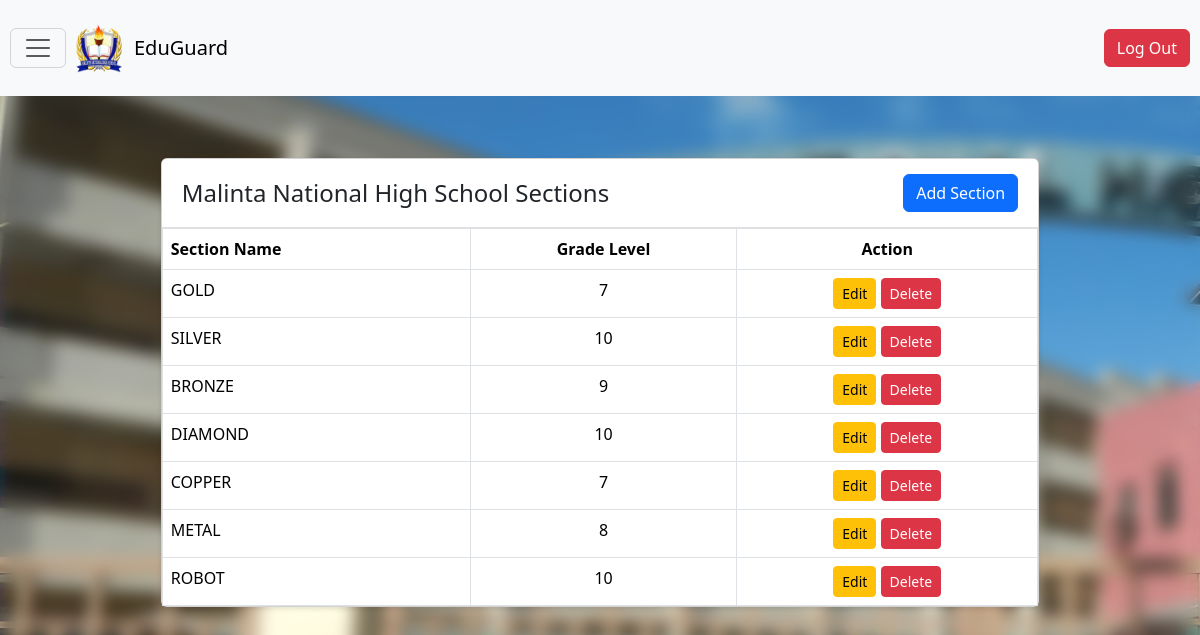
The app's page /PHPmain/AdminAddSection.php with its own data.
### tables this page shows
CREATE TABLE `class_section` (
  `section_id` int(11) NOT NULL,
  `section_name` varchar(100) DEFAULT NULL,
  `section_year_level` varchar(50) DEFAULT NULL
);

### PHPmain/AdminAddSection.php (the view, shortened to what this page needs)
<?php include 'adminNavbar.php';
?>
<!DOCTYPE html>
<html lang="en">
<head>
    <link rel="stylesheet" href="../CSS/Admin/adminTeacherss.css">
</head>
<body>
    <div class="container-fluid mt-5">
        <div class="row justify-content-center">
            <div class="col-md-8">
                <div class="card">
                    <div class="card-header">
                        <h4>Malinta National High School Sections</h4>
                        <button type="button" class="btn btn-primary float-end" data-bs-toggle="modal"
                            data-bs-target="#addSection">Add Section</button>
                    </div>
                    <table class="table table-bordered">
                        <thead>
                            <tr>
                                <th scope="col">Section Name</th>
                                <th scope="col">Grade Level</th>
                                <th scope="col">Action</th>
                            </tr>
                        </thead>
                        <tbody>
                            <?php
                            $connection = mysqli_connect("localhost", "root", "", "educguarddb");
                            $fetch_query = "SELECT * FROM class_section";
                            $fetch_query_run = mysqli_query($connection, $fetch_query);
                            if ($fetch_query_run) {
                                if (mysqli_num_rows($fetch_query_run) > 0) {
                                    while ($row = mysqli_fetch_array($fetch_query_run)) {
                                        ?>
                                        <tr>
                                            <td><?php echo $row['section_name'] ?></td>
                                            <td><?php echo $row['section_year_level'] ?></td>
                                            <td>
                                                <a href="#" class="btn btn-warning btn-sm edit_data"
                                                    data-id="<?php echo $row['section_id']; ?>"
                                                    data-SectionName="<?php echo $row['section_name']; ?>"
                                                    data-GradeLevel="<?php echo $row['section_year_level']; ?>"
                                                    data-bs-toggle="modal" data-bs-target="#editSection">Edit</a>
                                                <form action="../PHP/adminSectionDelete.php" method="POST" style="display:inline;">
                                                    <button type="submit" class="btn btn-danger btn-sm">Delete</button>
                                                </form>
                                            </td>
                                        </tr>
                                        <?php
                                    }
                                } else {
                                    ?>
                                    <tr>
                                        <td colspan="3">No Records Found</td>
                                    </tr>
                                    <?php
                                }
                            } else {
                                echo "<tr><td colspan='3'>Error: " . mysqli_error($connection) . "</td></tr>";
                            }
                            ?>
                        </tbody>
                    </table>
                </div>
            </div>
        </div>
    </div>
</body>
</html>

### PHPmain/adminNavbar.php (shortened to what this page needs)
<!DOCTYPE html>
<html lang="en">
<head>
    <link rel="stylesheet" href="../node_modules/bootstrap/dist/css/bootstrap.min.css">
    <link rel="stylesheet" href="../CSS/Admin/adminNavbar.css">
</head>
<body>
  <nav class="navbar bg-body-tertiary fixed-top">
    <div class="container-fluid d-flex align-items-center">
      <div class="d-flex align-items-center gap-2">
        <button class="navbar-toggler" type="button" data-bs-toggle="offcanvas" data-bs-target="#offcanvasNavbar" aria-controls="offcanvasNavbar" aria-label="Toggle navigation">
          <span class="navbar-toggler-icon"></span>
        </button>
        <a class="navbar-brand d-flex align-items-center">
          <img id="imglogo" src="../Assets/111.png">
          <span>EduGuard</span>
        </a>
      </div>
      <div class="d-grid gap-2 d-md-flex justify-content-md-end">
        <a href="logout.php">
        <button class="btn btn-danger" type="button">Log Out</button>
        </a>
      </div>
    </div>
  </nav>
</body>
</html>

### CSS/Admin/adminNavbar.css (style rules this page uses)
body { background-image: url("/CapstoneProjectBS/Assets/Background.jpg"); background-size: cover; background-repeat: no-repeat; background-attachment: fixed; background-color: #124E66; }
body::before { content: ""; position: fixed; top: 0; left: 0; width: 100%; height: 100%; background-color: rgba(139, 47, 47, 0.15); pointer-events: none; z-index: -1; }
.container-fluid { display: flex; align-items: center; }
.d-flex { display: flex; align-items: center; gap: 10px; }
#imglogo { width: 50px; height: 50px; }
body::before { content: ""; position: fixed; top: 0; left: 0; width: 100%; height: 100%; background-image: inherit; background-size: inherit; background-repeat: inherit; background-attachment: inherit; filter: blur(8px); z-index: -1; }

### CSS/Admin/adminTeacherss.css (style rules this page uses)
body { background-image: url("/CapstoneProjectBS/Assets/background.jpg"); background-size: 1950px 1100px; background-repeat: no-repeat; background-attachment: fixed; margin-top: 1px; margin-left: 1px; margin-right: 1px; background-color: #103a4e; background-blend-mode: lighten; }
.container-fluid { width: 100%; display: flex; justify-content: center; padding: 10px; }
.card { width: 90%; margin: 0 auto; box-shadow: 0 2px 5px rgba(0, 0, 0, 0.1); background-color: white; }
.card-header { display: flex; justify-content: space-between; align-items: center; padding: 15px 20px; background-color: white; border-bottom: 1px solid rgba(0, 0, 0, 0.125); }
.card-header h4 { margin: 0; font-weight: 500; }
.row.justify-content-center { width: 100%; max-width: 1200px; margin: 100px auto; display: flex; justify-content: center; }
.table { width: 100%; border-collapse: collapse; margin-bottom: 0; table-layout: fixed; }
.table { width: 100%; border-collapse: collapse; margin-bottom: 0; table-layout: auto; }
.table th:nth-child(1), .table td:nth-child(1) { text-align: left; }
.table th:nth-child(2), .table td:nth-child(2) { text-align: center; }
.table th:nth-child(3), .table td:nth-child(3) { text-align: center; }
.gap-2 { gap: 10px; }
.col-md-8 { width: 100%; flex: 0 0 100%; max-width: 1000px; margin: 0 auto; }

### records on screen
class_section: section_name "GOLD", section_year_level "7"
class_section: section_name "SILVER", section_year_level "10"
class_section: section_name "BRONZE", section_year_level "9"
class_section: section_name "DIAMOND", section_year_level "10"
class_section: section_name "COPPER", section_year_level "7"
class_section: section_name "METAL", section_year_level "8"
class_section: section_name "ROBOT", section_year_level "10"
